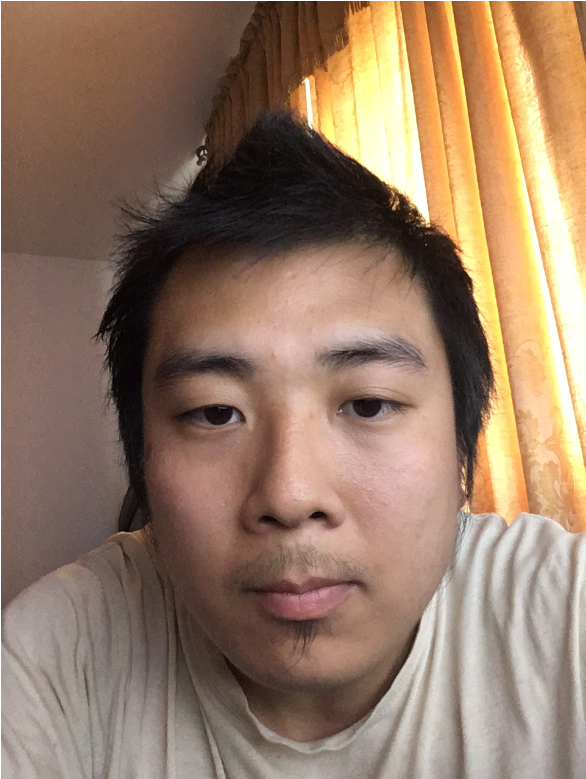
%> input picture ELEC498/2D Fourier Analysis/p1img.png, 586 x 779 px
$ octave q2cii.m   (GNU Octave 9; MATLAB toolbox functions it lacks are replaced by stand-ins)
%> lines starting %> are read from the running program, lines starting %| are printed output that depends on the picture
%q2cii
clear
clc
clf
%input
I1=imread('p1img.png');
%> I1 is the input picture: size 779x586x3 uint8; mean R, G, B 149.4, 122.5, 101.6
I1g=I1(:,:,2); %third parameter is r, g, or b ,=1, 2, 3. pick green (=2)
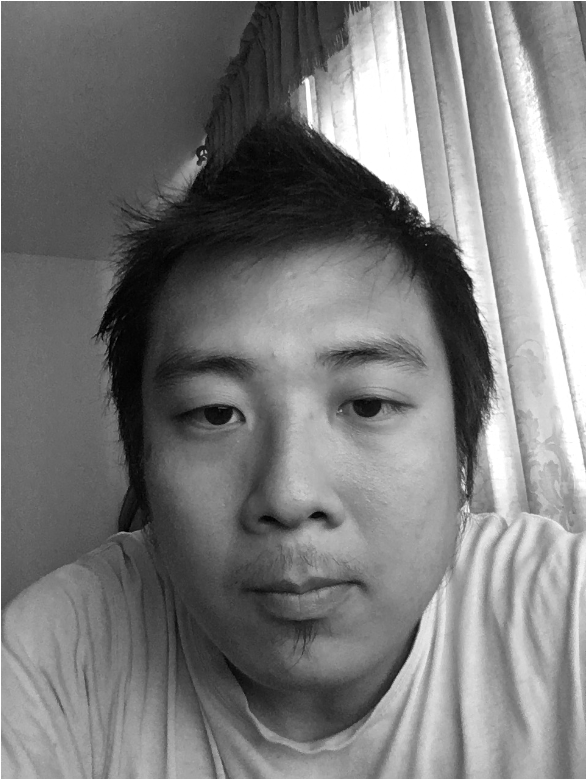
%> I1g: size 779x586 uint8; min 0, max 255, mean 122.5
I1gdub=im2double(I1g); %uint8 to double
x=I1gdub;

X=fft2(x);

%P=padarray(I1gdub,[21 214],0,'pre')
%X=fftshift(fft2(P));
%note: need filter to be same size as this image


%filter config
f1=[0:6.28];
f2=f1;
H = ones(15); %test target layout
[f1,f2] = freqspace(15, 'meshgrid');
% [9 lines of commented-out code are left out]
r = sqrt(f1.^2 + f2.^2);
H((r<0.7)|(r>0.8)) = 0; %circular bandpass radius between 2 limits
%H((r<0.2)|(r>0.8)) = 0;

H=fft2(ifft2(H),779,586);

% [16 lines of commented-out code are left out]
Y=H.*X;
y=ifft2(Y);


imshow(abs(y));
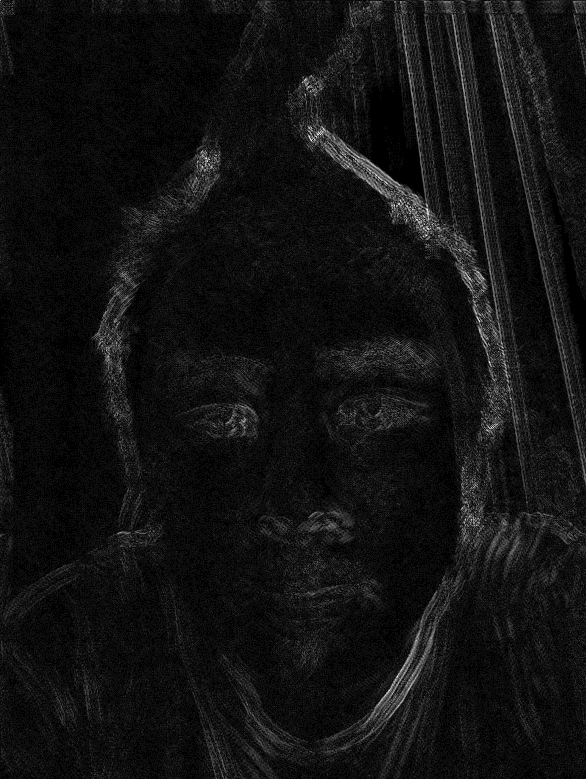
%> displayed picture: size 779x586, on the screen's scale of 0 to 255; min 0, max 19, mean 1.35; drawn with min black and max white
%imagesc(abs(y));
%mesh(y)
saveas(gcf,'q2cii_imsh.png')

%imagesc(abs(y));
%saveas(gcf,'q2cii_imsc.png')
